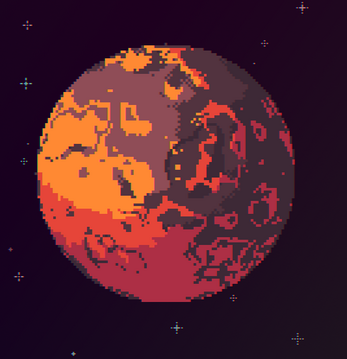
#> input picture lYQyHz.png, 347 x 359 px
$ python sprite_hue_shift.py .. out.png
#> lines starting #> are read from the running program, lines starting #| are printed output that depends on the picture
"""Hue-shift d'une arborescence de sprites PNG.

Cas d'usage initial : générer un octopus vert à partir du violet/magenta
existant en `assets/images/octopus/`. Le shift ne touche QUE les pixels
dont la teinte source tombe dans la plage `SOURCE_HUE_RANGE` (le violet
de l'octopus) — le casque cyan, les outlines noirs et les yeux restent
intacts.

Usage :
    python tools/sprite_hue_shift.py <input_dir> <output_dir>

Le script préserve la hiérarchie : chaque sous-dossier est reproduit
dans `output_dir`.
"""

from __future__ import annotations

import colorsys
import os
import sys
from pathlib import Path

from PIL import Image

# Plages de teintes source à shifter (degrés HSL, 0-360). On accepte deux
# plages distinctes pour couvrir le wrap-around : violet pur (250-360°) ET
# rose chaud / saumon (0-25°). Le casque cyan (~180°) et les yeux noirs
# ne tombent dans aucune plage → ils restent intacts.
SOURCE_HUE_RANGES = [(250.0, 360.0), (0.0, 25.0)]

# Décalage appliqué à la teinte (degrés). -180° transforme magenta → vert.
HUE_SHIFT = -180.0

# Seuil de saturation : sous ce seuil on ne touche pas (évite de teinter
# le gris foncé des outlines). Bas exprès pour attraper le rose pâle.
MIN_SATURATION = 0.05


def shift_pixel(r: int, g: int, b: int, a: int) -> tuple[int, int, int, int]:
    if a == 0:
        return (r, g, b, a)

    rn, gn, bn = r / 255.0, g / 255.0, b / 255.0
    h, l, s = colorsys.rgb_to_hls(rn, gn, bn)
    h_deg = h * 360.0

    if s < MIN_SATURATION:
        return (r, g, b, a)
    if not any(lo <= h_deg <= hi for (lo, hi) in SOURCE_HUE_RANGES):
        return (r, g, b, a)

    new_h_deg = (h_deg + HUE_SHIFT) % 360.0
    new_h = new_h_deg / 360.0
    rn2, gn2, bn2 = colorsys.hls_to_rgb(new_h, l, s)
    return (int(round(rn2 * 255)), int(round(gn2 * 255)), int(round(bn2 * 255)), a)


def process_file(in_path: Path, out_path: Path) -> None:
    img = Image.open(in_path).convert("RGBA")
#> img is the input picture: PIL image 347x359 RGBA; mean R, G, B, A 79.6, 33.3, 44.6, 255
    pixels = img.load()
    for y in range(img.height):
        for x in range(img.width):
            pixels[x, y] = shift_pixel(*pixels[x, y])
    out_path.parent.mkdir(parents=True, exist_ok=True)
    img.save(out_path)
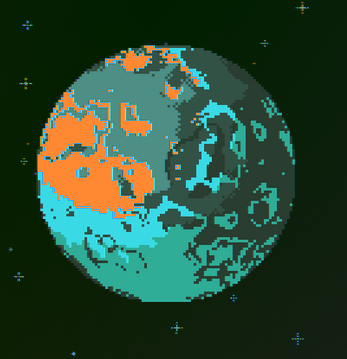
#> saved as lYQyHz.png: PIL image 347x359 RGBA; mean R, G, B, A 41.4, 72.9, 50.2, 255


def main() -> None:
    if len(sys.argv) != 3:
        print(f"Usage: python {sys.argv[0]} <input_dir> <output_dir>", file=sys.stderr)
        sys.exit(2)

    in_root = Path(sys.argv[1])
    out_root = Path(sys.argv[2])

    if not in_root.is_dir():
        print(f"Input dir not found: {in_root}", file=sys.stderr)
        sys.exit(1)

    count = 0
    for in_path in in_root.rglob("*.png"):
        rel = in_path.relative_to(in_root)
        out_path = out_root / rel
        process_file(in_path, out_path)
        count += 1
        print(f"  {rel}")

    print(f"\nProcessed {count} files into {out_root}")


if __name__ == "__main__":
    main()
